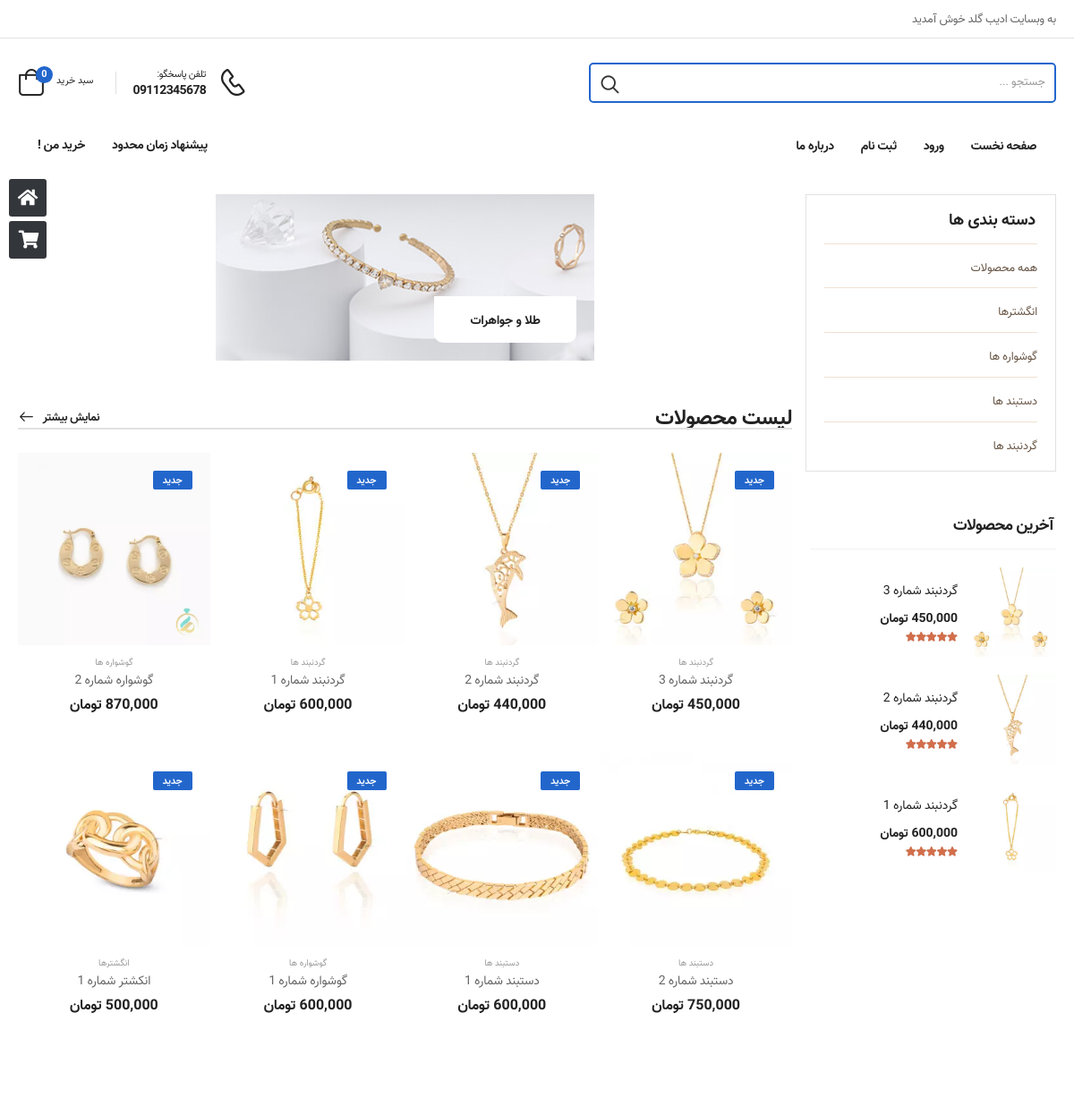
The page / on the database its author committed.
### shop/models.py (models this page shows, shortened)
class Category(models.Model):
    name = models.CharField(max_length=100,verbose_name="نام")
    slug = models.SlugField()
    class Meta:
        verbose_name = "دسته بندی"
        verbose_name_plural = "دسته بندی ها"
    def __str__(self) -> str:
        return self.name
    def get_absolute_url(self):
        return reverse("shop:products_by_category", args=[self.slug])

class Product(models.Model):
    category = models.ForeignKey(Category, on_delete=models.CASCADE,related_name="products",verbose_name="دسته بندی")
    title = models.CharField(max_length=100,verbose_name="نام")
    description = models.TextField(verbose_name="توضیحات")
    inventory = models.BooleanField(default=True, verbose_name="موجودی")
    price = models.PositiveBigIntegerField(default=0,verbose_name="قیمت")
    off = models.PositiveIntegerField(default=0,verbose_name="تخفیف")
    new_price = models.PositiveBigIntegerField(default=0,verbose_name="قیمت بعد تخفیف")
    created = models.DateTimeField(auto_now_add=True,verbose_name="تاریخ ایجاد")
    updated = models.DateTimeField(auto_now=True,verbose_name="تاریخ به روز رسانی")
    slug = models.SlugField()
    def get_absolute_url(self):
        return reverse("shop:product_detail", args=[self.id,self.slug])
    class Meta:
        ordering = ["-created"]
        verbose_name = "محصول"
        verbose_name_plural = "محصولات"
        indexes = [
            models.Index(fields=['id', 'slug']),
            models.Index(fields=['title']),
            models.Index(fields=['-created']),
        ]

class Image(models.Model):
    product = models.ForeignKey(Product, on_delete=models.CASCADE,related_name="images")
    file = models.ImageField(upload_to="products_image",blank=True, null=True)
    title = models.CharField(max_length=100)
    description = models.TextField()
    created = models.DateTimeField(auto_now_add=True)
    class Meta:
        verbose_name = "عکس محصول"
        verbose_name_plural = "عکس محصولات"

### shop/views.py (the view)
# urls.py: path("", views.product_index_list, name="home"),
def product_index_list(request,category_slug=None):
    category = None
    categories = Category.objects.all()
    products = Product.objects.all()
    recent_products = Product.objects.all()[:3]
    query = request.GET.get("q")
    if query:
        products = products.filter(
            Q(title__icontains=query) | Q(description__icontains=query)
        )
    if category_slug:
        category = get_object_or_404(Category, slug=category_slug)
        products = Product.objects.filter(category=category)
    context = {
        "category":category,
        "categories":categories,
        "products":products,
        "recent_products": recent_products,
        'query': query,
    }
    return render(request,"shop/index.html", context=context)

### cart/cart.py (called while the page is built)
    def __len__(self):
        return sum(item['quantity'] for item in self.cart.values())

    def get_total_price(self):
        return sum(item['quantity'] * item['product_obj'].new_price for item in self.cart.values())

### cart/context_processors.py (called while the page is built)
def show_cart(request):
    return {"cart":Cart(request)}

### shop/templates/shop/index.html (shortened to what this page needs)
{% extends "base.html" %}
{% load static %}
{% load humanize %}
{% block content %}
<main class="main mt-lg-4 rtl text-right">
    <div class="page-content">
        <div class="container">
            <div class="row">
                <aside class="col-xl-3 col-lg-4 sidebar sidebar-fixed sticky-sidebar-wrapper home-sidebar">
                    <div class="sidebar-content">
                        <div class="sticky-sidebar">
                            <ul class="menu vertical-menu category-menu mb-4">
                                <li><a href="demo3-shop.html" class="menu-title">دسته بندی ها </a></li>
                                <li>
                                    <a href="{% url "shop:home" %}">
                                        همه محصولات
                                    </a>
                                </li>
                                {% for ct in categories %}
                                <li>
                                    <a href="{{ ct.get_absolute_url }}">
                                        {{ ct.name }}
                                    </a>
                                </li>
                                {% endfor %}
                            </ul>
                            <div class="widget widget-products border-no" data-animation-options="{
                                'delay': '.3s'
                            }">
                                <h4 class="widget-title font-weight-bold">آخرین محصولات</h4>
                                <div class="widget-body ">
                                    <div class="owl-carousel owl-nav-top" data-owl-options="{
                                         'rtl':true,
                                        'items': 1,
                                        'loop': false,
                                        'nav': true,
                                        'dots': false,
                                        'margin': 20
                                    }">
                                        <div class="products-col rtl">
                                            {% for product in recent_products %}
                                            <div class="product product-list-sm">
                                                <figure class="product-media">
                                                    <a href="{{ product.get_absolute_url }}">
                                                        <img src="{{ product.images.first.file.url }}"
                                                             alt="product" width="100" height="100"
                                                             style="background-color: #f5f5f5;" />
                                                    </a>
                                                </figure>
                                                <div class="product-details rtl">
                                                    <h3 class="product-name">
                                                        <a href="{{ product.get_absolute_url }}">{{ product.title }}</a>
                                                    </h3>
                                                    <div class="product-price">
                                                        <span class="price"> {{ product.new_price|intcomma:False }} تومان </span>
                                                    </div>
                                                    <div class="ratings-container">
                                                        <div class="ratings-full">
                                                            <span class="ratings" style="width:100%"></span>
                                                        </div>
                                                    </div>
                                                </div>
                                            </div>
                                            {% endfor %}
                                        </div>
                                    </div>
                                </div>
                            </div>
                        </div>
                    </div>
                </aside>
                <div class="col-xl-9 col-lg-8 ltr">
                    <section class="intro-section mb-6">
                        <div class="row">
                            <div class="col-md-6 mb-4 mx-auto">
                                <div class="category category-absolute category-badge">
                                    <a href="#">
                                        <figure class="category-media">
                                            <img src="{% static "images/demo3/banners/1.jpg" %}" alt="category"
                                                 width="430" height="189" style="background-color: #eceef2;" />
                                        </figure>
                                    </a>
                                    <div class="category-content rtl">
                                        <h4 class="category-name font-weight-bold text-uppercase">
                                            طلا و جواهرات
                                        </h4>
                                    </div>
                                </div>
                            </div>
                        </div>
                    </section>
                    <section class="product-wrapper mb-8 rtl">
                        <h2 class="title title-line title-underline with-link appear-animate"
                            data-animation-options="{
                            'delay': '.3s'
                        }">
                          {% if category %}
                        لیست محصولات بر اساس {{ category.name }}
                        {% else %}
                        لیست محصولات
                          {% endif %}
                            <a href="#" class="font-weight-semi-bold">
                                نمایش بیشتر
                            </a>
                        </h2>
                        <div class="row gutter-xs appear-animate" data-animation-options="{
                            'delay': '.3s'
                        }">
                            {% for product in products  %}
                            <div class="col-md-3 col-6 mb-4">
                                <div class="product text-center">
                                    <figure class="product-media">
                                        <a href="{{ product.get_absolute_url }}">
                                            <img src="{{ product.images.first.file.url }}" alt="product"
                                                 width="280" height="315" style="background-color: #f5f5f5;" />
                                        </a>
                                        <div class="product-label-group">
                                            <label class="product-label label-new">جدید</label>
                                        </div>
                                    </figure>
                                    <div class="product-details rtl">
                                        <div class="product-cat">
                                            <a href="{{ product.get_absolute_url }}">{{ product.category }}</a>
                                        </div>
                                        <h3 class="product-name">
                                            <a href="{{ product.get_absolute_url }}"> {{ product.title }}</a>
                                        </h3>
                                        <div class="product-price">
                                            <span class="price"> {{ product.new_price|intcomma:False }} تومان</span>
                                        </div>
                                    </div>
                                </div>
                            </div>
                            {% endfor %}
                        </div>
                    </section>
                </div>
            </div>
        </div>
    </div>
</main>
{% endblock content %}

### templates/base.html (shortened to what this page needs)
{% load static %}
{% load humanize %}
<!DOCTYPE html>
<html lang="fa">
<head>
    <link rel="stylesheet" type="text/css" href="{% static "vendor/fontawesome-free/css/all.min.css" %}">
    <link rel="stylesheet" type="text/css" href="{% static "vendor/animate/animate.min.css" %}">
    <link rel="stylesheet" type="text/css" href="{% static "vendor/magnific-popup/magnific-popup.min.css" %}">
    <link rel="stylesheet" type="text/css" href="{% static "vendor/owl-carousel/owl.carousel.min.css" %}">
    <link rel="stylesheet" type="text/css" href="{% static "vendor/sticky-icon/stickyicon.css" %}">
    <link href="{% static "fonts/vazir/font-vazir.css" %}" rel="stylesheet" />
    <link rel="stylesheet" type="text/css" href="{% static "css/demo3.min.css" %}">
    <link rel="stylesheet" type="text/css" href="{% static "css/style.min.css" %}">
</head>
<body class="home">
    <div class="page-wrapper">
        <header class="header rtl text-right">
            <div class="header-top">
                <div class="container">
                    <div class="header-right">
                        <p class="welcome-msg">به وبسایت ادیب گلد خوش آمدید</p>
                    </div>
                </div>
            </div>
            <div class="header-middle sticky-header fix-top sticky-content">
                <div class="container">
                    <div class="header-right">
                        <div class="header-search hs-simple">
                            <form action="{% url "shop:home" %}" class="input-wrapper">
                                <input type="text" class="form-control" name="q" autocomplete="off"
                                       placeholder="جستجو ..." required />
                                <button class="btn btn-search" type="submit">
                                </button>
                            </form>
                        </div>
                    </div>
                    <div class="header-left ">
                        <a href="tel:#" class="icon-box icon-box-side">
                            <div class="icon-box-icon mr-0 mr-lg-2">
                                <i class="d-icon-phone"></i>
                            </div>
                            <div class="icon-box-content d-lg-show">
                                <h4 class="icon-box-title"> تلفن پاسخگو:</h4>
                                <p> 09112345678 </p>
                            </div>
                        </a>
                        <div class="dropdown cart-dropdown type2 off-canvas mr-0 mr-lg-2">
                            <a href="#" class="cart-toggle label-block link">
                                <div class="cart-label d-lg-show">
                                    <span class="cart-name">سبد خرید</span>
                                </div>
                                <i class="d-icon-bag"><span class="cart-count">{{ cart|length }}</span></i>
                            </a>
                        </div>
                    </div>
                </div>
            </div>
            <div class="container">
                <div class="header-bottom d-lg-show w-100">
                    <div class="header-right">
                        <nav class="main-nav">
                            <ul class="menu">
                                <li>
                                    <a href="{% url "shop:home" %}">صفحه نخست</a>
                                </li>
                                <li>
                                    {% if user.is_authenticated %}
                                    <a href="{% url "logout" %}">خروج</a>
                                    {% else %}
                                    <a href="{% url "login" %}">ورود</a>
                                    <li>
                                        <a href="{% url "signup" %}"> ثبت نام</a>
                                    </li>
                                    {% endif %}
                                </li>
                                <li>
                                    <a href="{% url "shop:about_us" %}">درباره ما</a>
                                </li>
                            </ul>
                        </nav>
                    </div>
                    <div class="header-left ">
                        <a href="#">
                            پیشنهاد زمان محدود
                        </a>
                        <a href="#" class="mr-6">
                            خرید من !
                        </a>
                    </div>
                </div>
            </div>
        </header>
        {% block content %}
        {% endblock content %}
    </div>
	<div class="sticky-icons-wrapper rtl">
		<div class="sticky-icon-links">
			<ul>
				<li><a href="{% url "shop:home" %}" class=""><i class="fas fa-home"></i><span>خانه</span></a></li>
				<li><a href="{% url "cart:cart_detail" %}"><i class="fas fa-shopping-cart"></i></a></li>
			</ul>
		</div>
	</div>
</body>
</html>

### rows shown on the page
Category: name "انگشترها"
Category: name "گوشواره ها"
Category: name "دستبند ها"
Category: name "گردنبند ها"
Product: images.first.file (picture), title "گردنبند شماره 3", new_price "450,000", category "گردنبند ها"
Product: images.first.file (picture), title "گردنبند شماره 2", new_price "440,000", category "گردنبند ها"
Product: images.first.file (picture), title "گردنبند شماره 1", new_price "600,000", category "گردنبند ها"
Product: images.first.file (picture), category "گوشواره ها", title "گوشواره شماره 2"
Product: images.first.file (picture), category "دستبند ها", title "دستبند شماره 2", new_price "750,000"
Product: images.first.file (picture), category "دستبند ها", title "دستبند شماره 1"
Product: images.first.file (picture), category "گوشواره ها", title "گوشواره شماره 1"
Product: images.first.file (picture), category "انگشترها", title "انکشتر شماره 1"

### other values the page prints
{{ cart|length }} "0"
